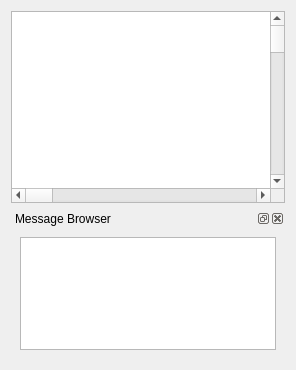
  <widget class="QWidget" name="centralwidget">
   <property name="sizePolicy">
    <sizepolicy hsizetype="Maximum" vsizetype="Maximum">
     <horstretch>0</horstretch>
     <verstretch>0</verstretch>
    </sizepolicy>
   </property>
   <layout class="QGridLayout" name="gridLayout">
    <item row="0" column="0">
     <widget class="QGraphicsView" name="graphicsView">
      <property name="sizePolicy">
       <sizepolicy hsizetype="Expanding" vsizetype="Expanding">
        <horstretch>0</horstretch>
        <verstretch>0</verstretch>
       </sizepolicy>
      </property>
      <property name="font">
       <font>
        <pointsize>12</pointsize>
       </font>
      </property>
      <property name="mouseTracking">
       <bool>true</bool>
      </property>
      <property name="acceptDrops">
       <bool>true</bool>
      </property>
      <property name="autoFillBackground">
       <bool>true</bool>
      </property>
      <property name="styleSheet">
       <string notr="true"/>
      </property>
      <property name="verticalScrollBarPolicy">
       <enum>Qt::ScrollBarAsNeeded</enum>
      </property>
      <property name="horizontalScrollBarPolicy">
       <enum>Qt::ScrollBarAsNeeded</enum>
      </property>
      <property name="backgroundBrush">
       <brush brushstyle="NoBrush">
        <color alpha="255">
         <red>170</red>
         <green>170</green>
         <blue>127</blue>
        </color>
       </brush>
      </property>
      <property name="foregroundBrush">
       <brush brushstyle="NoBrush">
        <color alpha="255">
         <red>0</red>
         <green>0</green>
         <blue>0</blue>
        </color>
       </brush>
      </property>
      <property name="sceneRect">
       <rectf>
        <x>0.000000000000000</x>
        <y>0.000000000000000</y>
        <width>5000.000000000000000</width>
        <height>5000.000000000000000</height>
       </rectf>
      </property>
      <property name="dragMode">
       <enum>QGraphicsView::RubberBandDrag</enum>
      </property>
      <property name="transformationAnchor">
       <enum>QGraphicsView::AnchorUnderMouse</enum>
      </property>
      <property name="resizeAnchor">
       <enum>QGraphicsView::AnchorUnderMouse</enum>
      </property>
      <property name="viewportUpdateMode">
       <enum>QGraphicsView::FullViewportUpdate</enum>
      </property>
      <property name="optimizationFlags">
       <set>QGraphicsView::DontClipPainter</set>
      </property>
     </widget>
    </item>
    <item row="1" column="0">
     <widget class="QDockWidget" name="dockWidget_2">
      <property name="sizePolicy">
       <sizepolicy hsizetype="Preferred" vsizetype="Preferred">
        <horstretch>0</horstretch>
        <verstretch>0</verstretch>
       </sizepolicy>
      </property>
      <property name="minimumSize">
       <size>
        <width>109</width>
        <height>150</height>
       </size>
      </property>
      <property name="maximumSize">
       <size>
        <width>524287</width>
        <height>150</height>
       </size>
      </property>
      <property name="allowedAreas">
       <set>Qt::BottomDockWidgetArea</set>
      </property>
      <property name="windowTitle">
       <string>Message Browser</string>
      </property>
      <widget class="QWidget" name="dockWidgetContents_2">
       <layout class="QVBoxLayout" name="verticalLayout_2">
        <item>
         <widget class="QTextEdit" name="textBrowser"/>
        </item>
       </layout>
      </widget>
     </widget>
    </item>
   </layout>
  </widget>
